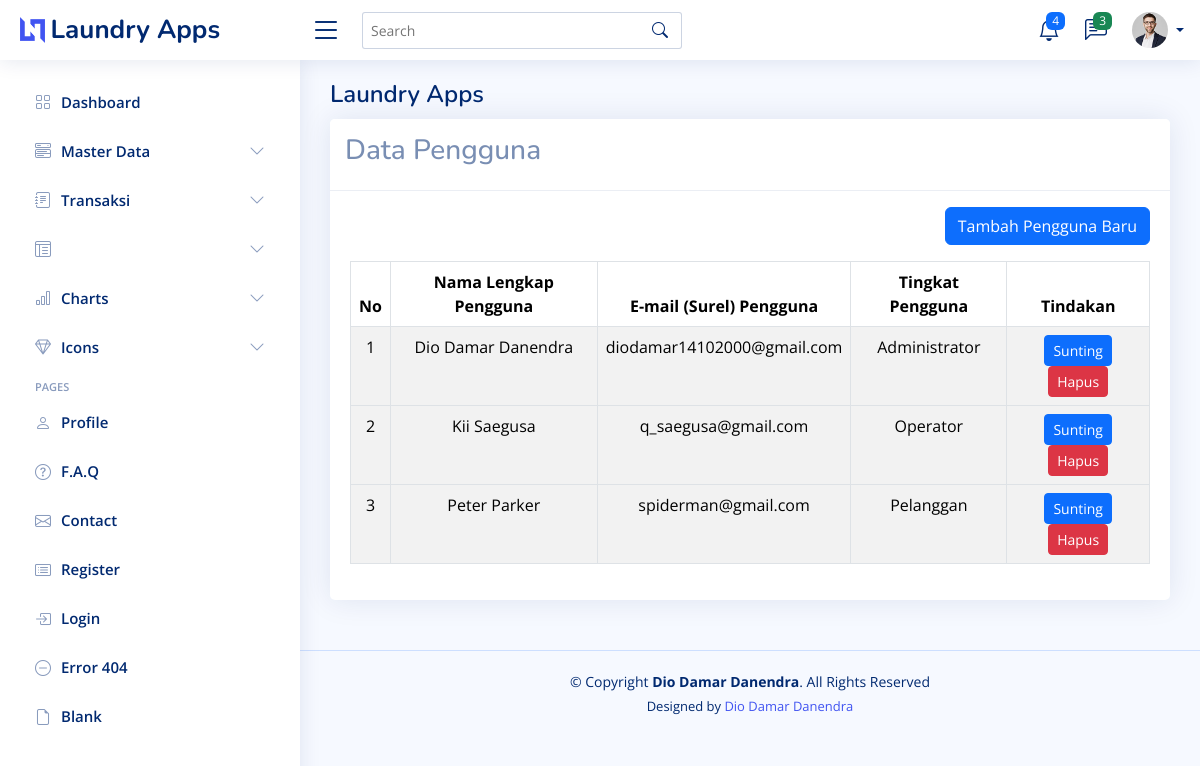
The page /dashboard.php?page=user on the database its author committed.
### tables this page shows
CREATE TABLE `users` (
  `id` int(11) NOT NULL,
  `id_level` int(11) NOT NULL,
  `name` varchar(50) DEFAULT NULL,
  `email` varchar(50) DEFAULT NULL,
  `password` varchar(100) DEFAULT NULL,
  `created_at` timestamp NOT NULL DEFAULT current_timestamp(),
  `updated_at` timestamp NOT NULL DEFAULT current_timestamp(),
  `rememberMe` tinyint(4) DEFAULT 1
);

CREATE TABLE `levels` (
  `id` int(11) NOT NULL,
  `level_name` varchar(50) DEFAULT NULL,
  `created_at` timestamp NOT NULL DEFAULT current_timestamp(),
  `updated_at` timestamp NOT NULL DEFAULT current_timestamp(),
  `deleted_at` timestamp NOT NULL DEFAULT current_timestamp()
);

### content/user.php (the view, shortened to what this page needs)
<?php
    require_once "koneksi.php";
    $userQuery = mysqli_query($koneksi, "SELECT levels.level_name, users.* FROM users LEFT JOIN levels ON users.id_level = levels.id");
    $rowuser = mysqli_fetch_all($userQuery, MYSQLI_ASSOC);
?>
<div class="row">
    <div class="col-sm-12">
        <div class="card">
            <div class="card-header">
                <h3>Data Pengguna</h3>
            </div>
            <div class="card-body">
                <div class="mb-3 mt-3" align="right">
                    <a href="?page=add-edit-user" class="btn btn-primary">Tambah Pengguna Baru</a>
                </div>
                <table class="table table-striped table-bordered text-center" id="myTable">
                    <thead>
                        <tr>
                            <th>No</th>
                            <th>Nama Lengkap Pengguna</th>
                            <th>E-mail (Surel) Pengguna</th>
                            <th>Tingkat Pengguna</th>
                            <th>Tindakan</th>
                        </tr>
                    </thead>
                    <?php $no = 1; foreach ($rowuser as $row) { ?>
                        <tbody>
                        <tr>
                            <td><?php echo $no++ ?></td>
                            <td><?php echo $row['name'] ?></td>
                            <td><?php echo $row['email'] ?></td>
                            <td><?php echo $row['level_name'] ?></td>
                            <td>
                                <a href="?page=add-edit-user&edit=<?php echo $row['id'] ?>" class="btn btn-primary btn-sm">Sunting</a>
                                <a href="?page=user&delete=<?php echo $row['id'] ?>" class="btn btn-danger btn-sm" onclick="return confirm('Apakah kamu yakin untuk menghapus data ini?');">Hapus</a>
                            </td>
                        </tr>
                    </tbody>
                    <?php } ?>
                </table>
            </div>
        </div>
    </div>
</div>

### dashboard.php (shortened to what this page needs)
<!DOCTYPE html>
<html lang="en">
<head>
  <link href="assets/vendor/bootstrap/css/bootstrap.min.css" rel="stylesheet">
  <link href="assets/vendor/bootstrap-icons/bootstrap-icons.css" rel="stylesheet">
  <link href="assets/vendor/boxicons/css/boxicons.min.css" rel="stylesheet">
  <link href="assets/vendor/quill/quill.snow.css" rel="stylesheet">
  <link href="assets/vendor/quill/quill.bubble.css" rel="stylesheet">
  <link href="assets/vendor/remixicon/remixicon.css" rel="stylesheet">
  <link href="assets/vendor/simple-datatables/style.css" rel="stylesheet">
  <link href="assets/css/style.css" rel="stylesheet">
</head>
<body>
  <?php include_once "inc/header.php"; ?>
  <?php include_once "inc/sidebar.php"; ?>
  <main id="main" class="main">
    <div class="pagetitle">
      <h1>Laundry Apps</h1>
    </div>
    <section class="section">
        <?php if (isset($_GET['page'])) {
             if (file_exists('content/'.$_GET['page'].".php")) {
                include 'content/' .  $_GET['page']. ".php";
            }
             } else {
            include "content/home.php";
        } ?>
    </section>
  </main>
  <?php include_once "inc/footer.php"; ?>
</body>
</html>

### inc/header.php (shortened to what this page needs)
<header id="header" class="header fixed-top d-flex align-items-center">
    <div class="d-flex align-items-center justify-content-between">
      <a href="index.html" class="logo d-flex align-items-center">
        <img src="assets/img/logo.png" alt="">
        <span class="d-none d-lg-block">Laundry Apps</span>
      </a>
      <i class="bi bi-list toggle-sidebar-btn"></i>
    </div>
    <div class="search-bar">
      <form class="search-form d-flex align-items-center" method="POST" action="#">
        <input type="text" name="query" placeholder="Search" title="Enter search keyword">
        <button type="submit" title="Search"><i class="bi bi-search"></i></button>
      </form>
    </div>
    <nav class="header-nav ms-auto">
      <ul class="d-flex align-items-center">
        <li class="nav-item dropdown">
          <a class="nav-link nav-icon" href="#" data-bs-toggle="dropdown">
            <i class="bi bi-bell"></i>
            <span class="badge bg-primary badge-number">4</span>
          </a>
        </li>
        <li class="nav-item dropdown">
          <a class="nav-link nav-icon" href="#" data-bs-toggle="dropdown">
            <i class="bi bi-chat-left-text"></i>
            <span class="badge bg-success badge-number">3</span>
          </a>
        </li>
        <li class="nav-item dropdown pe-3">
          <a class="nav-link nav-profile d-flex align-items-center pe-0" href="#" data-bs-toggle="dropdown">
            <img src="assets/img/profile-img.jpg" alt="Profile" class="rounded-circle">
            <span class="d-none d-md-block dropdown-toggle ps-2"><?php echo $_SESSION['NAME']?></span>
          </a>
        </li>
      </ul>
    </nav>
  </header>

### inc/sidebar.php (shortened to what this page needs)
<aside id="sidebar" class="sidebar">
    <ul class="sidebar-nav" id="sidebar-nav">
      <li class="nav-item">
        <a class="nav-link collapsed" href="index.php">
          <i class="bi bi-grid"></i>
          <span>Dashboard</span>
        </a>
      </li>
      <li class="nav-item">
        <a class="nav-link collapsed" data-bs-target="#components-nav" data-bs-toggle="collapse" href="#">
          <i class="bi bi-menu-button-wide"></i><span>Master Data</span><i class="bi bi-chevron-down ms-auto"></i>
        </a>
      </li>
      <li class="nav-item">
        <a class="nav-link collapsed" data-bs-target="#forms-nav" data-bs-toggle="collapse" href="#">
          <i class="bi bi-journal-text"></i><span>Transaksi</span><i class="bi bi-chevron-down ms-auto"></i>
        </a>
      </li>
      <li class="nav-item">
        <a class="nav-link collapsed" data-bs-target="#tables-nav" data-bs-toggle="collapse" href="#">
          <i class="bi bi-layout-text-window-reverse"></i><span></span><i class="bi bi-chevron-down ms-auto"></i>
        </a>
      </li>
      <li class="nav-item">
        <a class="nav-link collapsed" data-bs-target="#charts-nav" data-bs-toggle="collapse" href="#">
          <i class="bi bi-bar-chart"></i><span>Charts</span><i class="bi bi-chevron-down ms-auto"></i>
        </a>
      </li>
      <li class="nav-item">
        <a class="nav-link collapsed" data-bs-target="#icons-nav" data-bs-toggle="collapse" href="#">
          <i class="bi bi-gem"></i><span>Icons</span><i class="bi bi-chevron-down ms-auto"></i>
        </a>
      </li>
      <li class="nav-heading">Pages</li>
      <li class="nav-item">
        <a class="nav-link collapsed" href="users-profile.html">
          <i class="bi bi-person"></i>
          <span>Profile</span>
        </a>
      </li>
      <li class="nav-item">
        <a class="nav-link collapsed" href="pages-faq.html">
          <i class="bi bi-question-circle"></i>
          <span>F.A.Q</span>
        </a>
      </li>
      <li class="nav-item">
        <a class="nav-link collapsed" href="pages-contact.html">
          <i class="bi bi-envelope"></i>
          <span>Contact</span>
        </a>
      </li>
      <li class="nav-item">
        <a class="nav-link collapsed" href="pages-register.html">
          <i class="bi bi-card-list"></i>
          <span>Register</span>
        </a>
      </li>
      <li class="nav-item">
        <a class="nav-link collapsed" href="pages-login.html">
          <i class="bi bi-box-arrow-in-right"></i>
          <span>Login</span>
        </a>
      </li>
      <li class="nav-item">
        <a class="nav-link collapsed" href="pages-error-404.html">
          <i class="bi bi-dash-circle"></i>
          <span>Error 404</span>
        </a>
      </li>
      <li class="nav-item">
        <a class="nav-link collapsed" href="pages-blank.html">
          <i class="bi bi-file-earmark"></i>
          <span>Blank</span>
        </a>
      </li>
    </ul>
  </aside>

### inc/footer.php
<footer id="footer" class="footer">
    <div class="copyright">
      &copy; Copyright <strong><span>Dio Damar Danendra</span></strong>. All Rights Reserved
    </div>
    <div class="credits">
      Designed by <a href="https://diodamardanendra.blogspot.com/">Dio Damar Danendra</a>
    </div>
  </footer>

### assets/css/style.css (style rules this page uses)
:root { scroll-behavior: smooth; }
body { font-family: "Open Sans", sans-serif; background: #f6f9ff; color: #444444; }
a { color: #4154f1; text-decoration: none; }
h1, h2, h3, h4, h5, h6 { font-family: "Nunito", sans-serif; }
#main { margin-top: 60px; padding: 20px 30px; transition: all 0.3s; }
.pagetitle { margin-bottom: 10px; }
.pagetitle h1 { font-size: 24px; margin-bottom: 0; font-weight: 600; color: #012970; }
.card { margin-bottom: 30px; border: none; border-radius: 5px; box-shadow: 0px 0 30px rgba(1, 41, 112, 0.1); }
.card-header, .card-footer { border-color: #ebeef4; background-color: #fff; color: #798eb3; padding: 15px; }
.card-body { padding: 0 20px 20px 20px; }
.logo { line-height: 1; }
@media (min-width: 1200px) { .logo { width: 280px; } }
.logo img { max-height: 26px; margin-right: 6px; }
.logo span { font-size: 26px; font-weight: 700; color: #012970; font-family: "Nunito", sans-serif; }
.header { transition: all 0.5s; z-index: 997; height: 60px; box-shadow: 0px 2px 20px rgba(1, 41, 112, 0.1); background-color: #fff; padding-left: 20px; }
.header .toggle-sidebar-btn { font-size: 32px; padding-left: 10px; cursor: pointer; color: #012970; }
.header .search-bar { min-width: 360px; padding: 0 20px; }
.header .search-form { width: 100%; }
.header .search-form input { border: 0; font-size: 14px; color: #012970; border: 1px solid rgba(1, 41, 112, 0.2); padding: 7px 38px 7px 8px; border-radius: 3px; transition: 0.3s; width: 100%; }
.header .search-form button { border: 0; padding: 0; margin-left: -30px; background: none; }
.header .search-form button i { color: #012970; }
.header-nav ul { list-style: none; }
.header-nav>ul { margin: 0; padding: 0; }
.header-nav .nav-icon { font-size: 22px; color: #012970; margin-right: 25px; position: relative; }
.header-nav .nav-profile { color: #012970; }
.header-nav .nav-profile img { max-height: 36px; }
.header-nav .nav-profile span { font-size: 14px; font-weight: 600; }
.header-nav .badge-number { position: absolute; inset: -2px -5px auto auto; font-weight: normal; font-size: 12px; padding: 3px 6px; }
.sidebar { position: fixed; top: 60px; left: 0; bottom: 0; width: 300px; z-index: 996; transition: all 0.3s; padding: 20px; overflow-y: auto; scrollbar-width: thin; scrollbar-color: #aab7cf transparent; box-shadow: 0px 0px 20px rgba(1, 41, 112, 0.1); background-color: #fff; }
@media (min-width: 1200px) { #main, #footer { margin-left: 300px; } }
.sidebar-nav { padding: 0; margin: 0; list-style: none; }
.sidebar-nav li { padding: 0; margin: 0; list-style: none; }
.sidebar-nav .nav-item { margin-bottom: 5px; }
.sidebar-nav .nav-heading { font-size: 11px; text-transform: uppercase; color: #899bbd; font-weight: 600; margin: 10px 0 5px 15px; }
.sidebar-nav .nav-link { display: flex; align-items: center; font-size: 15px; font-weight: 600; color: #4154f1; transition: 0.3; background: #f6f9ff; padding: 10px 15px; border-radius: 4px; }
.sidebar-nav .nav-link i { font-size: 16px; margin-right: 10px; color: #4154f1; }
.sidebar-nav .nav-link.collapsed { color: #012970; background: #fff; }
.sidebar-nav .nav-link.collapsed i { color: #899bbd; }
.sidebar-nav .nav-link .bi-chevron-down { margin-right: 0; transition: transform 0.2s ease-in-out; }
.footer { padding: 20px 0; font-size: 14px; transition: all 0.3s; border-top: 1px solid #cddfff; }
.footer .copyright { text-align: center; color: #012970; }
.footer .credits { padding-top: 5px; text-align: center; font-size: 13px; color: #012970; }

### rows shown on the page
users: name "Dio Damar Danendra", email "diodamar14102000@gmail.com", id_level.level_name "Administrator"
users: name "Kii Saegusa", email "q_saegusa@gmail.com", id_level.level_name "Operator"
users: name "Peter Parker", email "spiderman@gmail.com", id_level.level_name "Pelanggan"
